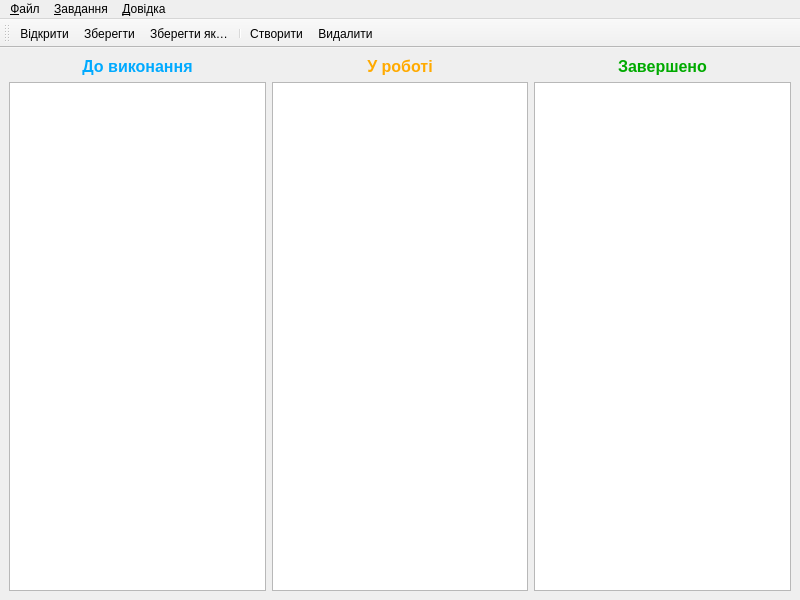
<?xml version="1.0" encoding="UTF-8"?>
<ui version="4.0">
 <class>MainWindow</class>
 <widget class="QMainWindow" name="MainWindow">
  <property name="geometry">
   <rect>
    <x>0</x>
    <y>0</y>
    <width>800</width>
    <height>600</height>
   </rect>
  </property>
  <property name="windowTitle">
   <string>TaskList Demo</string>
  </property>
  <widget class="QWidget" name="centralwidget">
   <layout class="QGridLayout" name="gridLayout">
    <item row="0" column="0">
     <widget class="QLabel" name="todoLabel">
      <property name="font">
       <font>
        <pointsize>12</pointsize>
        <bold>true</bold>
       </font>
      </property>
      <property name="styleSheet">
       <string notr="true">color: rgb(0, 170, 255);</string>
      </property>
      <property name="text">
       <string>До виконання</string>
      </property>
      <property name="alignment">
       <set>Qt::AlignmentFlag::AlignCenter</set>
      </property>
     </widget>
    </item>
    <item row="0" column="1">
     <widget class="QLabel" name="wipLabel">
      <property name="font">
       <font>
        <pointsize>12</pointsize>
        <bold>true</bold>
       </font>
      </property>
      <property name="styleSheet">
       <string notr="true">color: rgb(255, 170, 0);</string>
      </property>
      <property name="text">
       <string>У роботі</string>
      </property>
      <property name="alignment">
       <set>Qt::AlignmentFlag::AlignCenter</set>
      </property>
     </widget>
    </item>
    <item row="0" column="2">
     <widget class="QLabel" name="doneLabel">
      <property name="font">
       <font>
        <pointsize>12</pointsize>
        <bold>true</bold>
       </font>
      </property>
      <property name="styleSheet">
       <string notr="true">color: rgb(0, 170, 0);</string>
      </property>
      <property name="text">
       <string>Завершено</string>
      </property>
      <property name="alignment">
       <set>Qt::AlignmentFlag::AlignCenter</set>
      </property>
     </widget>
    </item>
    <item row="1" column="0">
     <widget class="QListView" name="todoList">
      <property name="acceptDrops">
       <bool>true</bool>
      </property>
      <property name="dragEnabled">
       <bool>true</bool>
      </property>
      <property name="defaultDropAction">
       <enum>Qt::DropAction::MoveAction</enum>
      </property>
     </widget>
    </item>
    <item row="1" column="1">
     <widget class="QListView" name="wipList">
      <property name="acceptDrops">
       <bool>true</bool>
      </property>
      <property name="dragEnabled">
       <bool>true</bool>
      </property>
      <property name="defaultDropAction">
       <enum>Qt::DropAction::MoveAction</enum>
      </property>
     </widget>
    </item>
    <item row="1" column="2">
     <widget class="QListView" name="doneList">
      <property name="acceptDrops">
       <bool>true</bool>
      </property>
      <property name="dragEnabled">
       <bool>true</bool>
      </property>
      <property name="defaultDropAction">
       <enum>Qt::DropAction::MoveAction</enum>
      </property>
     </widget>
    </item>
   </layout>
  </widget>
  <widget class="QMenuBar" name="menubar">
   <property name="geometry">
    <rect>
     <x>0</x>
     <y>0</y>
     <width>800</width>
     <height>30</height>
    </rect>
   </property>
   <widget class="QMenu" name="menu">
    <property name="title">
     <string>&amp;Файл</string>
    </property>
    <addaction name="openAction"/>
    <addaction name="closeAction"/>
    <addaction name="separator"/>
    <addaction name="saveAction"/>
    <addaction name="saveAsAction"/>
    <addaction name="separator"/>
    <addaction name="quitAction"/>
   </widget>
   <widget class="QMenu" name="menu_2">
    <property name="title">
     <string>&amp;Завдання</string>
    </property>
    <addaction name="addAction"/>
    <addaction name="editAction"/>
    <addaction name="removeAction"/>
   </widget>
   <widget class="QMenu" name="menu_3">
    <property name="title">
     <string>&amp;Довідка</string>
    </property>
    <addaction name="aboutAction"/>
    <addaction name="aboutQtAction"/>
   </widget>
   <addaction name="menu"/>
   <addaction name="menu_2"/>
   <addaction name="menu_3"/>
  </widget>
  <widget class="QToolBar" name="toolBar">
   <property name="windowTitle">
    <string>toolBar</string>
   </property>
   <property name="toolButtonStyle">
    <enum>Qt::ToolButtonStyle::ToolButtonTextUnderIcon</enum>
   </property>
   <attribute name="toolBarArea">
    <enum>TopToolBarArea</enum>
   </attribute>
   <attribute name="toolBarBreak">
    <bool>false</bool>
   </attribute>
   <addaction name="openAction"/>
   <addaction name="saveAction"/>
   <addaction name="saveAsAction"/>
   <addaction name="separator"/>
   <addaction name="addAction"/>
   <addaction name="removeAction"/>
  </widget>
  <action name="openAction">
   <property name="icon">
    <iconset theme="QIcon::ThemeIcon::DocumentOpen"/>
   </property>
   <property name="text">
    <string>&amp;Відкрити</string>
   </property>
   <property name="shortcut">
    <string>Ctrl+O</string>
   </property>
  </action>
  <action name="saveAction">
   <property name="icon">
    <iconset theme="QIcon::ThemeIcon::DocumentSave"/>
   </property>
   <property name="text">
    <string>&amp;Зберегти</string>
   </property>
   <property name="shortcut">
    <string>Ctrl+S</string>
   </property>
  </action>
  <action name="saveAsAction">
   <property name="icon">
    <iconset theme="QIcon::ThemeIcon::DocumentSaveAs"/>
   </property>
   <property name="text">
    <string>Зберегти &amp;як…</string>
   </property>
   <property name="shortcut">
    <string>Ctrl+Shift+S</string>
   </property>
  </action>
  <action name="quitAction">
   <property name="icon">
    <iconset theme="QIcon::ThemeIcon::ApplicationExit"/>
   </property>
   <property name="text">
    <string>Ви&amp;йти</string>
   </property>
   <property name="shortcut">
    <string>Ctrl+Q</string>
   </property>
   <property name="menuRole">
    <enum>QAction::MenuRole::QuitRole</enum>
   </property>
  </action>
  <action name="addAction">
   <property name="icon">
    <iconset theme="QIcon::ThemeIcon::ListAdd"/>
   </property>
   <property name="text">
    <string>&amp;Створити</string>
   </property>
   <property name="shortcut">
    <string>Ctrl+N</string>
   </property>
  </action>
  <action name="editAction">
   <property name="icon">
    <iconset theme="QIcon::ThemeIcon::InsertText"/>
   </property>
   <property name="text">
    <string>&amp;Перейменувати</string>
   </property>
   <property name="shortcut">
    <string>Ctrl+Return</string>
   </property>
  </action>
  <action name="removeAction">
   <property name="icon">
    <iconset theme="QIcon::ThemeIcon::ListRemove"/>
   </property>
   <property name="text">
    <string>&amp;Видалити</string>
   </property>
   <property name="shortcut">
    <string>Del</string>
   </property>
  </action>
  <action name="aboutAction">
   <property name="icon">
    <iconset theme="QIcon::ThemeIcon::HelpAbout"/>
   </property>
   <property name="text">
    <string>&amp;Про програму…</string>
   </property>
   <property name="menuRole">
    <enum>QAction::MenuRole::AboutRole</enum>
   </property>
  </action>
  <action name="aboutQtAction">
   <property name="text">
    <string>Про &amp;Qt…</string>
   </property>
   <property name="menuRole">
    <enum>QAction::MenuRole::AboutQtRole</enum>
   </property>
  </action>
  <action name="closeAction">
   <property name="icon">
    <iconset theme="QIcon::ThemeIcon::WindowClose"/>
   </property>
   <property name="text">
    <string>За&amp;крити</string>
   </property>
  </action>
 </widget>
 <resources/>
 <connections/>
</ui>
